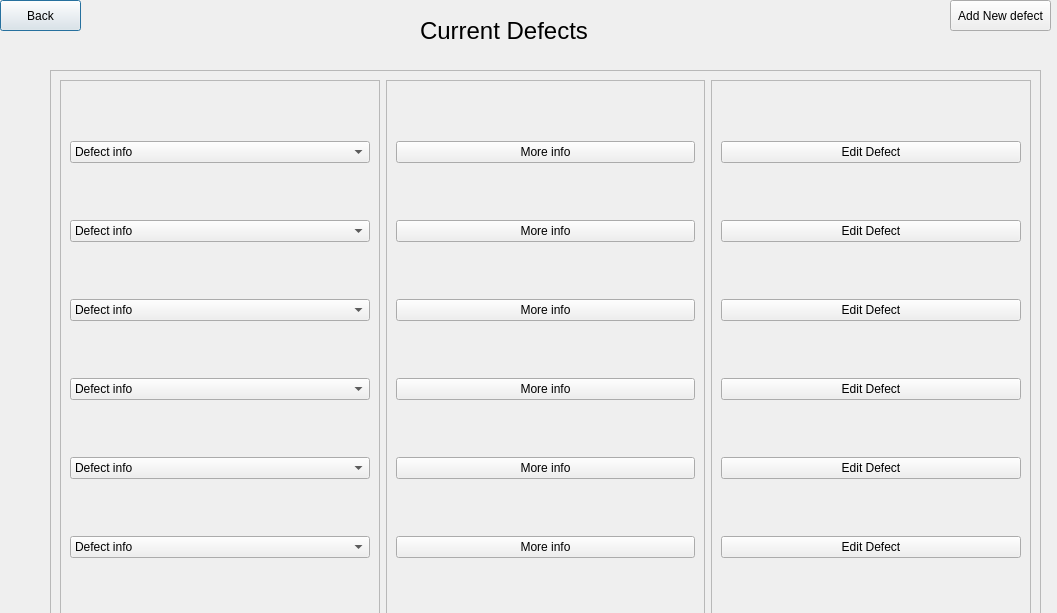
<?xml version="1.0" encoding="UTF-8"?>
<ui version="4.0">
 <class>defectTracker</class>
 <widget class="QDialog" name="defectTracker">
  <property name="geometry">
   <rect>
    <x>0</x>
    <y>0</y>
    <width>1057</width>
    <height>613</height>
   </rect>
  </property>
  <property name="windowTitle">
   <string>Dialog</string>
  </property>
  <widget class="QPushButton" name="backBtn">
   <property name="geometry">
    <rect>
     <x>0</x>
     <y>0</y>
     <width>81</width>
     <height>31</height>
    </rect>
   </property>
   <property name="text">
    <string>Back</string>
   </property>
  </widget>
  <widget class="QLabel" name="label">
   <property name="geometry">
    <rect>
     <x>420</x>
     <y>-10</y>
     <width>261</width>
     <height>81</height>
    </rect>
   </property>
   <property name="font">
    <font>
     <pointsize>18</pointsize>
    </font>
   </property>
   <property name="text">
    <string>Current Defects</string>
   </property>
  </widget>
  <widget class="QPushButton" name="addNewDefect">
   <property name="geometry">
    <rect>
     <x>950</x>
     <y>0</y>
     <width>101</width>
     <height>31</height>
    </rect>
   </property>
   <property name="text">
    <string>Add New defect</string>
   </property>
  </widget>
  <widget class="QFrame" name="defectFrame">
   <property name="geometry">
    <rect>
     <x>50</x>
     <y>70</y>
     <width>991</width>
     <height>561</height>
    </rect>
   </property>
   <property name="frameShape">
    <enum>QFrame::StyledPanel</enum>
   </property>
   <property name="frameShadow">
    <enum>QFrame::Raised</enum>
   </property>
   <layout class="QHBoxLayout" name="horizontalLayout">
    <item>
     <widget class="QFrame" name="defectinfoFrame">
      <property name="frameShape">
       <enum>QFrame::StyledPanel</enum>
      </property>
      <property name="frameShadow">
       <enum>QFrame::Raised</enum>
      </property>
      <layout class="QVBoxLayout" name="verticalLayout">
       <item>
        <widget class="QComboBox" name="comboBox">
         <item>
          <property name="text">
           <string>Defect info</string>
          </property>
         </item>
        </widget>
       </item>
       <item>
        <widget class="QComboBox" name="comboBox2">
         <item>
          <property name="text">
           <string>Defect info</string>
          </property>
         </item>
        </widget>
       </item>
       <item>
        <widget class="QComboBox" name="comboBox3">
         <item>
          <property name="text">
           <string>Defect info</string>
          </property>
         </item>
        </widget>
       </item>
       <item>
        <widget class="QComboBox" name="comboBox4">
         <item>
          <property name="text">
           <string>Defect info</string>
          </property>
         </item>
        </widget>
       </item>
       <item>
        <widget class="QComboBox" name="comboBox5">
         <item>
          <property name="text">
           <string>Defect info</string>
          </property>
         </item>
        </widget>
       </item>
       <item>
        <widget class="QComboBox" name="comboBox6">
         <item>
          <property name="text">
           <string>Defect info</string>
          </property>
         </item>
        </widget>
       </item>
      </layout>
     </widget>
    </item>
    <item>
     <widget class="QFrame" name="moreInfoBtnFrame">
      <property name="frameShape">
       <enum>QFrame::StyledPanel</enum>
      </property>
      <property name="frameShadow">
       <enum>QFrame::Raised</enum>
      </property>
      <layout class="QVBoxLayout" name="verticalLayout_2">
       <item>
        <widget class="QPushButton" name="moreInfoBtn1">
         <property name="text">
          <string>More info</string>
         </property>
        </widget>
       </item>
       <item>
        <widget class="QPushButton" name="moreInfoBtn2">
         <property name="text">
          <string>More info</string>
         </property>
        </widget>
       </item>
       <item>
        <widget class="QPushButton" name="moreInfoBtn3">
         <property name="text">
          <string>More info</string>
         </property>
        </widget>
       </item>
       <item>
        <widget class="QPushButton" name="moreInfoBtn4">
         <property name="text">
          <string>More info</string>
         </property>
        </widget>
       </item>
       <item>
        <widget class="QPushButton" name="moreInfoBtn5">
         <property name="text">
          <string>More info</string>
         </property>
        </widget>
       </item>
       <item>
        <widget class="QPushButton" name="moreInfoBtn6">
         <property name="text">
          <string>More info</string>
         </property>
        </widget>
       </item>
      </layout>
     </widget>
    </item>
    <item>
     <widget class="QFrame" name="editDefectFrame">
      <property name="frameShape">
       <enum>QFrame::StyledPanel</enum>
      </property>
      <property name="frameShadow">
       <enum>QFrame::Raised</enum>
      </property>
      <layout class="QVBoxLayout" name="verticalLayout_3">
       <item>
        <widget class="QPushButton" name="editDefectBtn6">
         <property name="text">
          <string>Edit Defect</string>
         </property>
        </widget>
       </item>
       <item>
        <widget class="QPushButton" name="editDefectBtn1">
         <property name="text">
          <string>Edit Defect</string>
         </property>
        </widget>
       </item>
       <item>
        <widget class="QPushButton" name="editDefectBtn2">
         <property name="text">
          <string>Edit Defect</string>
         </property>
        </widget>
       </item>
       <item>
        <widget class="QPushButton" name="editDefectBtn3">
         <property name="text">
          <string>Edit Defect</string>
         </property>
        </widget>
       </item>
       <item>
        <widget class="QPushButton" name="editDefectBtn4">
         <property name="text">
          <string>Edit Defect</string>
         </property>
        </widget>
       </item>
       <item>
        <widget class="QPushButton" name="editDefectBtn5">
         <property name="text">
          <string>Edit Defect</string>
         </property>
        </widget>
       </item>
      </layout>
     </widget>
    </item>
   </layout>
  </widget>
 </widget>
 <resources/>
 <connections/>
</ui>
